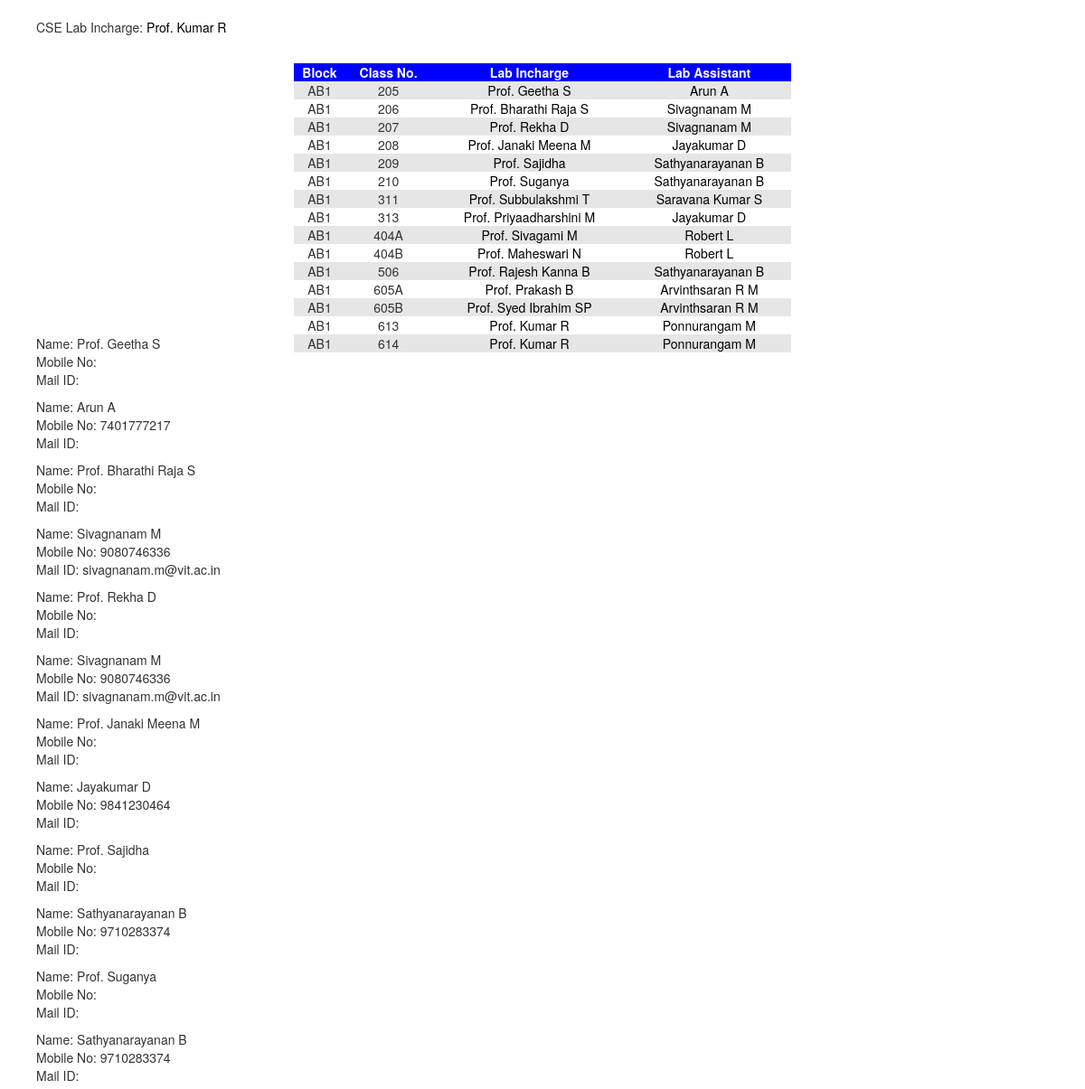
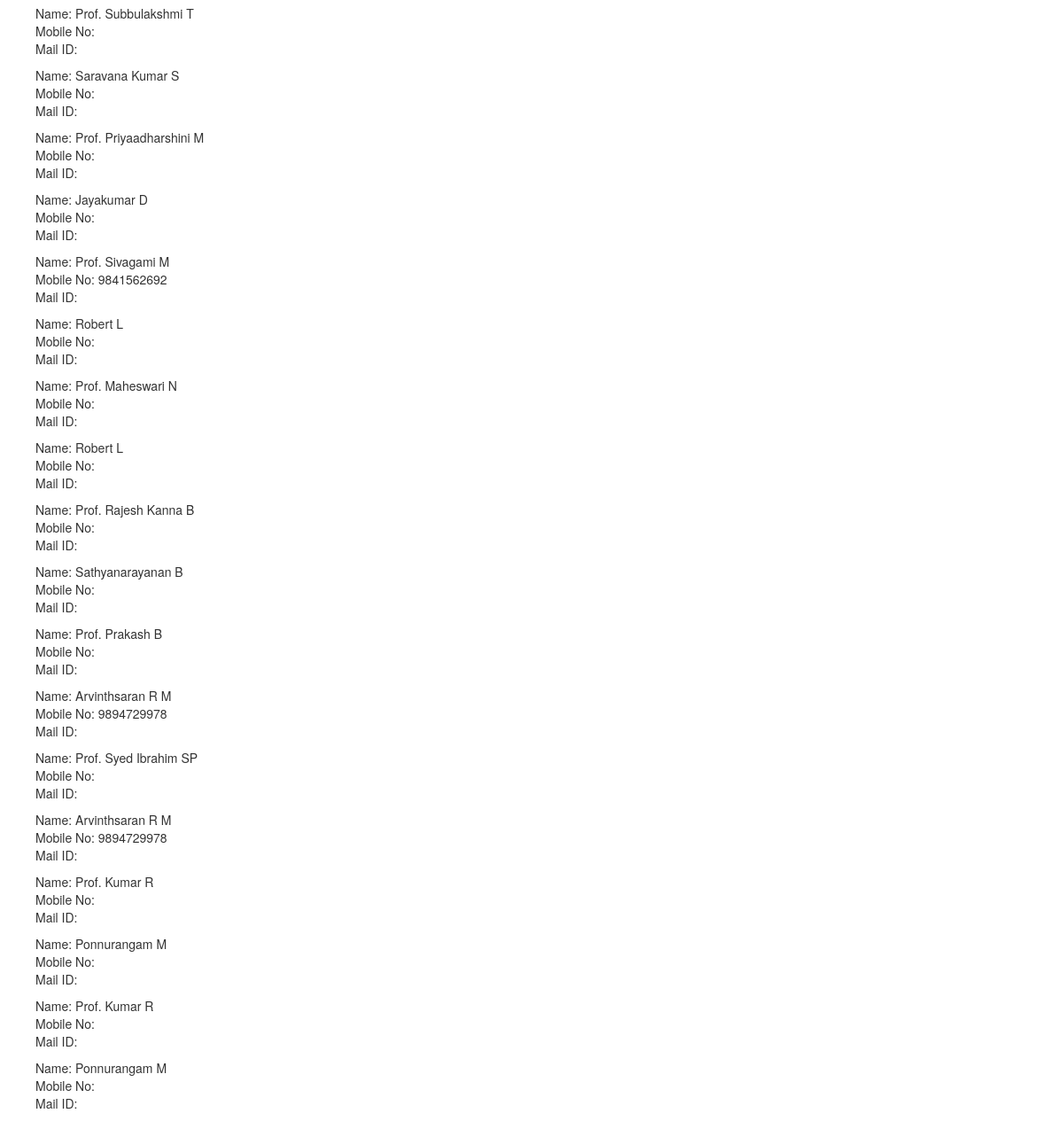
The page /contact2.php on the database its author committed (2 pictures, top to bottom).
### tables this page shows
CREATE TABLE `incharge` (
  `block` varchar(10) NOT NULL,
  `cno` varchar(10) NOT NULL,
  `inc_name` varchar(25) DEFAULT NULL,
  `inc_no` bigint(10) DEFAULT NULL,
  `inc_mail` varchar(50) DEFAULT NULL,
  `ast_name` varchar(25) DEFAULT NULL,
  `ast_no` bigint(10) DEFAULT NULL,
  `ast_mail` varchar(50) DEFAULT NULL
);

### contact2.php (the view, shortened to what this page needs)
<!DOCTYPE html>
<html>
<head>
		<link rel="stylesheet" href="http://code.jquery.com/mobile/1.4.5/jquery.mobile-1.4.5.min.css" />
		<link rel="stylesheet" href="https://maxcdn.bootstrapcdn.com/bootstrap/3.3.7/css/bootstrap.min.css">
</head>
</html>
<?php
$conn=openCon();
$a="SELECT * FROM incharge ORDER BY block,cno";
$result=mysqli_query($conn,$a);
$i=0;
while($row=mysqli_fetch_array($result))
{
	$fn[$i]=$row['inc_name'];
	$fp[$i]=$row['inc_no'];
	$fm[$i]=$row['inc_mail'];
	$an[$i]=$row['ast_name'];
	$ap[$i]=$row['ast_no'];
	$am[$i]=$row['ast_mail'];
	$i++;
}
echo "<p><br>CSE Lab Incharge: <a href='#popupa13' data-rel='popup' data-transition='pop'>Prof. Kumar R</a></p>";
echo "<div class='container'>
<div class='table-responsive'><table align='center'>
		<tr>
			<th>Block</th>
			<th>Class No.</th>
			<th>Lab Incharge</th>
			<th>Lab Assistant</th>
		</tr>";
$result=mysqli_query($conn,$a);
$i=0;
while($row=mysqli_fetch_array($result))
{
	echo "<tr><td>".$row['block']."</td><td>".$row['cno']."</td>";
	echo "<td><a href='#popupa".$i."' data-rel='popup' data-transition='pop'>Prof. ".$row['inc_name']."</a></td>
		<td><a href='#popupb".$i."' data-rel='popup' data-transition='pop'>".$row['ast_name']."</a></td></tr>";
	$i++;
}
echo "</table></div></div>";
for($j=0;$j<15;$j++)
{
echo "
	<div data-role='popup' id='popupa".$j."'>
		<p>Name: Prof. ".$fn[$j]."<br />Mobile No: ".$fp[$j]."<br />Mail ID: ".$fm[$j]."</p>
	</div>
	<div data-role='popup' id='popupb".$j."'>
		<p>Name: ".$an[$j]."<br />Mobile No: ".$ap[$j]."<br />Mail ID: ".$am[$j]."</p>
	</div>";
}
?>

### contact2.php (style rules this page uses)
td { text-align: center; }
th { background-color: blue; color: white; text-align: center; }
tr:nth-child(even) { background-color: #e6e6e6; }
table { cursor: default; white-space: nowrap; min-width: 550px; }
a { cursor: pointer; }
a:link { text-decoration: none; color: black; }
.container { position: relative; top: 20px; }
p { margin-left: 40px; }

### rows shown on the page
incharge: block "AB1", cno "205", inc_name "Geetha S", ast_name "Arun A"
incharge: block "AB1", cno "206", inc_name "Bharathi Raja S", ast_name "Sivagnanam M"
incharge: block "AB1", cno "207", inc_name "Rekha D", ast_name "Sivagnanam M"
incharge: block "AB1", cno "208", inc_name "Janaki Meena M", ast_name "Jayakumar D"
incharge: block "AB1", cno "209", inc_name "Sajidha", ast_name "Sathyanarayanan B"
incharge: block "AB1", cno "210", inc_name "Suganya", ast_name "Sathyanarayanan B"
incharge: block "AB1", cno "311", inc_name "Subbulakshmi T", ast_name "Saravana Kumar S"
incharge: block "AB1", cno "313", inc_name "Priyaadharshini M", ast_name "Jayakumar D"
incharge: block "AB1", cno "404A", inc_name "Sivagami M", ast_name "Robert L"
incharge: block "AB1", cno "404B", inc_name "Maheswari N", ast_name "Robert L"
incharge: block "AB1", cno "506", inc_name "Rajesh Kanna B", ast_name "Sathyanarayanan B"
incharge: block "AB1", cno "605A", inc_name "Prakash B", ast_name "Arvinthsaran R M"
incharge: block "AB1", cno "605B", inc_name "Syed Ibrahim SP", ast_name "Arvinthsaran R M"
incharge: block "AB1", cno "613", inc_name "Kumar R", ast_name "Ponnurangam M"
incharge: block "AB1", cno "614", inc_name "Kumar R", ast_name "Ponnurangam M"

### other values the page prints
$fn[$j] "Geetha S"
$an[$j] "Arun A"
$ap[$j] "7401777217"
$fn[$j] "Bharathi Raja S"
$an[$j] "Sivagnanam M"
$ap[$j] "9080746336"
$am[$j] "sivagnanam.m@vit.ac.in"
$fn[$j] "Rekha D"
$fn[$j] "Janaki Meena M"
$an[$j] "Jayakumar D"
$ap[$j] "9841230464"
$fn[$j] "Sajidha"
$an[$j] "Sathyanarayanan B"
$ap[$j] "9710283374"
$fn[$j] "Suganya"
